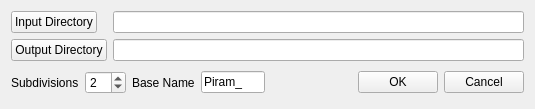
<?xml version="1.0" encoding="UTF-8"?>
<ui version="4.0">
 <class>BatchBuilder</class>
 <widget class="QWidget" name="BatchBuilder">
  <property name="geometry">
   <rect>
    <x>0</x>
    <y>0</y>
    <width>535</width>
    <height>109</height>
   </rect>
  </property>
  <property name="windowTitle">
   <string>BatchBuilder</string>
  </property>
  <layout class="QFormLayout" name="formLayout">
   <item row="0" column="0">
    <widget class="QPushButton" name="pushButton_inputDirectory">
     <property name="text">
      <string>Input Directory</string>
     </property>
    </widget>
   </item>
   <item row="0" column="1">
    <widget class="QLineEdit" name="lineEdit_inputDirectory">
     <property name="readOnly">
      <bool>true</bool>
     </property>
    </widget>
   </item>
   <item row="1" column="0">
    <widget class="QPushButton" name="pushButton_outputDirectory">
     <property name="text">
      <string>Output Directory</string>
     </property>
    </widget>
   </item>
   <item row="1" column="1">
    <widget class="QLineEdit" name="lineEdit_outputDirectory">
     <property name="readOnly">
      <bool>true</bool>
     </property>
    </widget>
   </item>
   <item row="2" column="0" colspan="2">
    <layout class="QHBoxLayout">
     <property name="spacing">
      <number>6</number>
     </property>
     <property name="margin">
      <number>0</number>
     </property>
     <item>
      <widget class="QLabel" name="label_Subdivisions">
       <property name="text">
        <string>Subdivisions</string>
       </property>
      </widget>
     </item>
     <item>
      <widget class="QSpinBox" name="spinBox_Subdivisions">
       <property name="value">
        <number>2</number>
       </property>
      </widget>
     </item>
     <item>
      <widget class="QLabel" name="label_BaseName">
       <property name="text">
        <string>Base Name</string>
       </property>
      </widget>
     </item>
     <item>
      <widget class="QLineEdit" name="lineEdit_baseName">
       <property name="text">
        <string>Piram_</string>
       </property>
      </widget>
     </item>
     <item>
      <spacer>
       <property name="orientation">
        <enum>Qt::Horizontal</enum>
       </property>
       <property name="sizeHint" stdset="0">
        <size>
         <width>131</width>
         <height>31</height>
        </size>
       </property>
      </spacer>
     </item>
     <item>
      <widget class="QPushButton" name="okButton">
       <property name="text">
        <string>OK</string>
       </property>
      </widget>
     </item>
     <item>
      <widget class="QPushButton" name="cancelButton">
       <property name="text">
        <string>Cancel</string>
       </property>
      </widget>
     </item>
    </layout>
   </item>
  </layout>
 </widget>
 <layoutdefault spacing="6" margin="11"/>
 <resources/>
 <connections/>
</ui>
